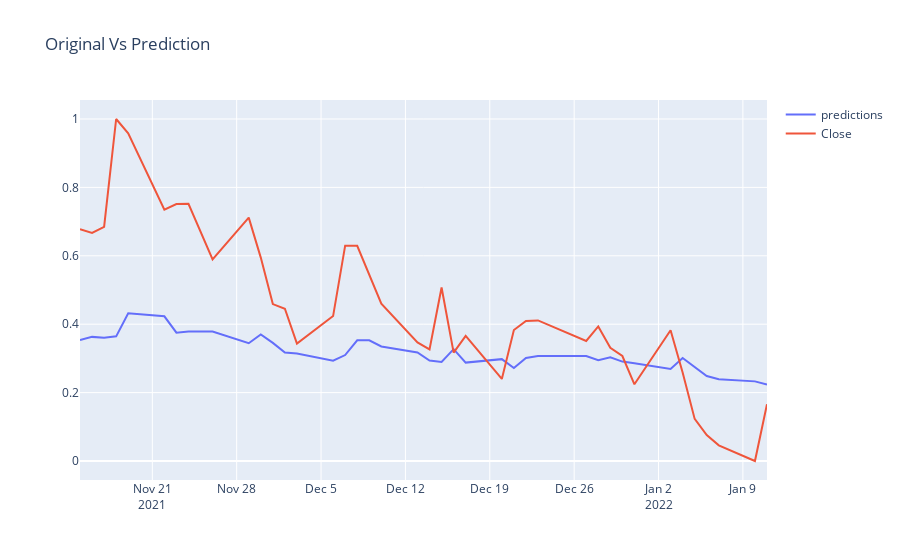

Notebook code for this chart:
### Code cell
# Plot the data
interactive_plot(df_predicted, "Original Vs Prediction")
